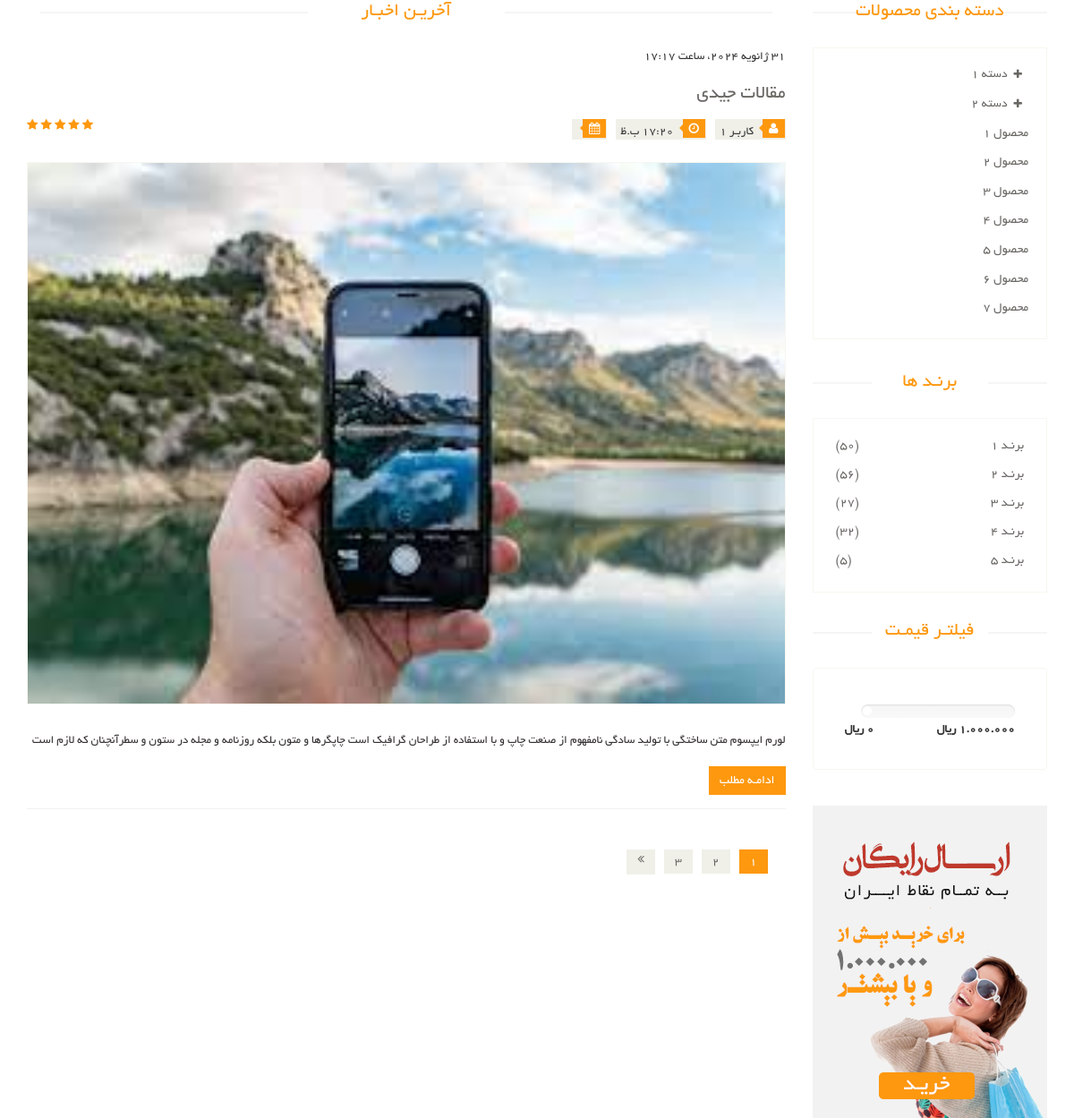
The page /articles/ on the database as committed earlier.
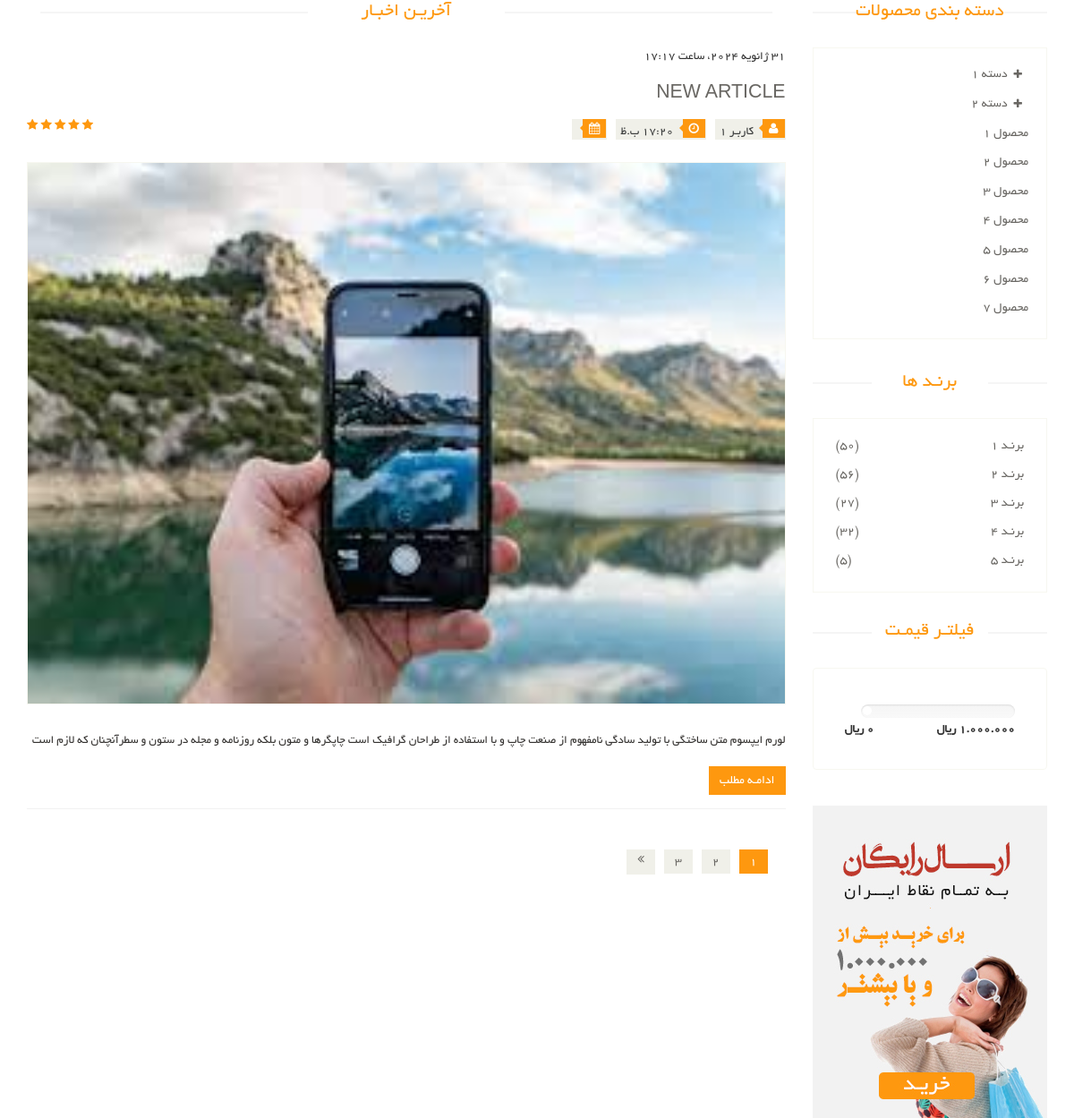
The same page on the database as committed later.
### article_module/models.py (models this page shows, shortened)
class Article(models.Model):
    title = models.CharField(max_length=300, verbose_name='عنوان مقاله')
    slug = models.SlugField(max_length=400, db_index=True, allow_unicode=True, verbose_name='عنوان در url')
    image = models.ImageField(upload_to='images/articles', verbose_name='تصویر مقاله')
    short_description = models.TextField(verbose_name='توضیحات کوتاه')
    text = models.TextField(verbose_name='متن مقاله')
    is_active = models.BooleanField(default=True, verbose_name='فعال / غیرفعال')
    author = models.ForeignKey(User, on_delete=models.CASCADE, null=True, editable=True, verbose_name='نویسنده')
    selected_categories = models.ManyToManyField(ArticleCategory, verbose_name='دسته بندی ها')
    created_date = models.DateTimeField(auto_now_add=True, editable=False, verbose_name='تاریخ ثبت')
    class Meta:
        verbose_name = 'مقاله'
        verbose_name_plural = 'مقالات'

### article_module/views.py (the view)
# urls.py: path('articles/', views.ArticlesListView.as_view(), name='admin_articles'),
class ArticlesListView(ListView):
    model = Article
    paginate_by = 5
    template_name = 'article_module/articel_module.html'
    def get_context_data(self, *args, **kwargs):
        context = super(ArticlesListView, self).get_context_data(*args, **kwargs)
        return context

### polls/templatetags/poll_extras.py (called while the page is built)
@register.filter(name='show_jalali_date')
def show_jalali_date(value):
    return date2jalali(value)

### article_module/templates/article_module/articel_module.html (shortened to what this page needs)
{% extends 'shared/_layout.html' %}
{% load thumbnail %}
{% load poll_extras %}
{% load jalali_tags %}
{% block content %}
    <section>
        <div class="container">
            <div class="row">
                <div class="col-sm-9">
                    <div class="blog-post-area">
                        <h2 class="title text-center">آخریـن اخبـار</h2>
                        {% for article in object_list %}
                            {{ article.created_date | to_jalali }}
                            <div class="single-blog-post">
                                <h3>{{ article.title }}</h3>
                                <div class="post-meta">
                                    <ul>
                                        <li><i class="fa fa-user"></i> کاربـر 1</li>
                                        <li><i class="fa fa-clock-o"></i> 17:20 ب.ظ</li>
                                        <li><i class="fa fa-calendar"></i> {{article.created_date | show_jalali_date }} </li>
                                    </ul>
                                    <span>
										<i class="fa fa-star"></i>
										<i class="fa fa-star"></i>
										<i class="fa fa-star"></i>
										<i class="fa fa-star"></i>
										<i class="fa fa-star-half-o"></i>
								</span>
                                </div>
                                <a href="">
                                    {% thumbnail article.image "862x398" quality=95 crop='center' as im %}
                                        <img src="{{ im.url }}">
                                    {% endthumbnail %}
                                </a>
                                <p>
                                    {{ article.short_description }}
                                </p>
                                <a class="btn btn-primary" href="{% url 'article_detail' pk=article.id %}">ادامـه مطلب</a>
                            </div>
                        {% endfor %}
                        <div class="pagination-area">
                            <ul class="pagination">
                                <li><a href="" class="active">1</a></li>
                                <li><a href="">2</a></li>
                                <li><a href="">3</a></li>
                                <li><a href=""><i class="fa fa-angle-double-right"></i></a></li>
                            </ul>
                        </div>
                    </div>
                </div>
                <div class="col-sm-3">
                    <div class="left-sidebar">
                        <h2>دسته بندی محصولات</h2>
                        <div class="panel-group category-products" id="accordian">
                            <div class="panel panel-default">
                                <div class="panel-heading">
                                    <h4 class="panel-title">
                                        <a data-toggle="collapse" data-parent="#accordian" href="#sportswear">
                                            <span class="badge pull-right"><i class="fa fa-plus"></i></span>
                                            دسته 1
                                        </a>
                                    </h4>
                                </div>
                            </div>
                            <div class="panel panel-default">
                                <div class="panel-heading">
                                    <h4 class="panel-title">
                                        <a data-toggle="collapse" data-parent="#accordian" href="#mens">
                                            <span class="badge pull-right"><i class="fa fa-plus"></i></span>
                                            دسته 2
                                        </a>
                                    </h4>
                                </div>
                            </div>
                            <div class="panel panel-default">
                                <div class="panel-heading">
                                    <h4 class="panel-title"><a href="#">محصول 1</a></h4>
                                </div>
                            </div>
                            <div class="panel panel-default">
                                <div class="panel-heading">
                                    <h4 class="panel-title"><a href="#">محصول 2</a></h4>
                                </div>
                            </div>
                            <div class="panel panel-default">
                                <div class="panel-heading">
                                    <h4 class="panel-title"><a href="#">محصول 3</a></h4>
                                </div>
                            </div>
                            <div class="panel panel-default">
                                <div class="panel-heading">
                                    <h4 class="panel-title"><a href="#">محصول 4</a></h4>
                                </div>
                            </div>
                            <div class="panel panel-default">
                                <div class="panel-heading">
                                    <h4 class="panel-title"><a href="#">محصول 5</a></h4>
                                </div>
                            </div>
                            <div class="panel panel-default">
                                <div class="panel-heading">
                                    <h4 class="panel-title"><a href="#">محصول 6</a></h4>
                                </div>
                            </div>
                            <div class="panel panel-default">
                                <div class="panel-heading">
                                    <h4 class="panel-title"><a href="#">محصول 7</a></h4>
                                </div>
                            </div>
                        </div>
                        <div class="brands_products">
                            <h2>برنـد ها</h2>
                            <div class="brands-name">
                                <ul class="nav nav-pills nav-stacked">
                                    <li><a href=""> <span class="pull-left">(50)</span>برنـد 1</a></li>
                                    <li><a href=""> <span class="pull-left">(56)</span>برنـد 2</a></li>
                                    <li><a href=""> <span class="pull-left">(27)</span>برنـد 3</a></li>
                                    <li><a href=""> <span class="pull-left">(32)</span>برنـد 4</a></li>
                                    <li><a href=""> <span class="pull-left">(5)</span>برنـد 5</a></li>
                                </ul>
                            </div>
                        </div>
                        <div class="price-range">
                            <h2>فیلتـر قیمـت</h2>
                            <div class="well">
                                <div class="slider slider-horizontal" style="width: 170px;">
                                           id="sl2" style=""></div>
                                <br>
                                <b>1.000.000 ريال</b> <b class="pull-left">0 ريال</b>
                            </div>
                        </div>
                        <div class="shipping text-center">
                            <img src="/static/images/home/shipping.jpg" alt="">
                        </div>
                    </div>
                </div>
            </div>
        </div>
    </section>
{% endblock %}

### templates/shared/_layout.html (shortened to what this page needs)
{% load render_partial %}
<!DOCTYPE html>
<html lang="en">
<head>
{% include 'shared/header_references.html' %}
</head>
<body>
    {% block content %}{% endblock %}
</body>
</html>

### templates/shared/header_references.html (shortened to what this page needs)
    <link href="/static/css/bootstrap.min.css" rel="stylesheet">
    <link href="/static/css/font-awesome.min.css" rel="stylesheet">
    <link href="/static/css/prettyPhoto.css" rel="stylesheet">
    <link href="/static/css/price-range.css" rel="stylesheet">
    <link href="/static/css/animate.css" rel="stylesheet">
	<link href="/static/css/main.css" rel="stylesheet">
	<link href="/static/css/responsive.css" rel="stylesheet">
	<link href="/static/css/custom.css" rel="stylesheet">

### static/css/price-range.css (style rules this page uses)
.slider { display: inline-block; vertical-align: middle; position: relative; }
.slider.slider-horizontal { width: 210px; height: 20px; }

Rows that differ between the two databases and show on the page:
changed Article: title "مقالات جیدی" → "NEW ARTICLE"
